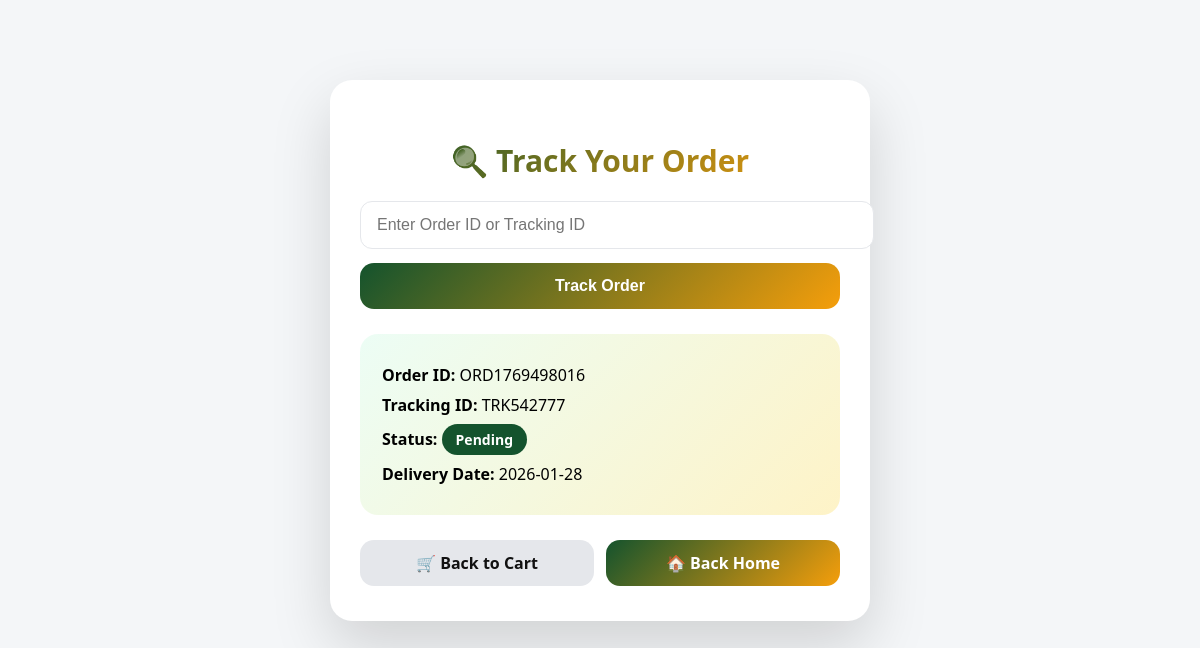
The app's page /zenbaba/track_order.php?code=ORD1769498016 with its own data.
### tables this page shows
CREATE TABLE `orders` (
  `id` int(11) NOT NULL,
  `order_id` varchar(50) DEFAULT NULL,
  `tracking_id` varchar(50) DEFAULT NULL,
  `total_amount` decimal(10,2) NOT NULL,
  `user_id` int(11) DEFAULT NULL,
  `payment_method` varchar(20) DEFAULT NULL,
  `delivery_date` date DEFAULT NULL,
  `status` varchar(20) DEFAULT NULL,
  `created_at` timestamp NOT NULL DEFAULT current_timestamp(),
  `email` varchar(100) DEFAULT NULL,
  `phone` varchar(20) DEFAULT NULL,
  `address` varchar(255) NOT NULL
);

### zenbaba/track_order.php (the view, shortened to what this page needs)
<?php
require_once "includes/config.php";
$order = null;
if (isset($_GET['code'])) {
    $code = trim($_GET['code']);
    $stmt = $conn->prepare("
        SELECT order_id, tracking_id, status, delivery_date
        FROM orders
        WHERE order_id = ? OR tracking_id = ?
        LIMIT 1
    ");
    $stmt->bind_param("ss", $code, $code);
    $stmt->execute();
    $result = $stmt->get_result();
    if ($result->num_rows > 0) {
        $order = $result->fetch_assoc();
    } else {
        $error = "Order not found";
    }
}
?>
<!DOCTYPE html>
<html lang="en">
<head>
</head>
<body>
<div class="track-card">
    <h2>🔍 Track Your Order</h2>
    <form method="get" class="track-form">
        <input type="text" name="code" placeholder="Enter Order ID or Tracking ID" required>
        <button type="submit">Track Order</button>
    </form>
    <?php if ($order): ?>
        <div class="status-box">
            <p><strong>Order ID:</strong> <?= htmlspecialchars($order['order_id']) ?></p>
            <p><strong>Tracking ID:</strong> <?= htmlspecialchars($order['tracking_id']) ?></p>
            <p>
                <strong>Status:</strong>
                <span class="status-badge"><?= htmlspecialchars($order['status']) ?></span>
            </p>
            <p><strong>Delivery Date:</strong> <?= htmlspecialchars($order['delivery_date']) ?></p>
        </div>
        <div class="order-actions">
            <a href="cart.php" class="btn-cart">🛒 Back to Cart</a>
            <a href="index.php" class="btn-home">🏠 Back Home</a>
        </div>
    <?php endif; ?>
</div>
</body>
</html>

### zenbaba/track_order.php (style rules this page uses)
:root { --green:#14532d; --green-dark:#064e3b; --orange:#f59e0b; --bg:#f4f6f8; }
body { margin:0; font-family:'Segoe UI',system-ui,-apple-system,sans-serif; background:var(--bg); }
.track-card { max-width:480px; margin:80px auto; background:#fff; padding:35px 30px; border-radius:22px; box-shadow:0 25px 60px rgba(0,0,0,.15); text-align:center; }
.track-card h2 { font-size:30px; margin-bottom:20px; background:linear-gradient(135deg,var(--green),var(--orange)); -webkit-background-clip:text; -webkit-text-fill-color:transparent; }
.track-form input { width:100%; padding:14px 16px; border-radius:12px; border:1px solid #e5e7eb; font-size:16px; outline:none; transition:.25s; }
.track-form button { margin-top:14px; width:100%; padding:14px; border:none; border-radius:14px; background:linear-gradient(135deg,var(--green),var(--orange)); color:#fff; font-size:16px; font-weight:600; cursor:pointer; transition:.3s; }
.status-box { margin-top:25px; background:linear-gradient(135deg,#ecfdf5,#fef3c7); border-radius:18px; padding:22px; text-align:left; }
.status-box p { margin:8px 0; font-size:16px; }
.status-badge { display:inline-block; padding:6px 14px; border-radius:999px; background:var(--green); color:#fff; font-size:14px; font-weight:600; }
.order-actions { margin-top:25px; display:flex; gap:12px; }
.order-actions a { flex:1; padding:12px; border-radius:14px; text-decoration:none; font-weight:600; transition:.3s; text-align:center; }
.btn-home { background:linear-gradient(135deg,var(--green),var(--orange)); color:#fff; }
.btn-cart { background:#e5e7eb; color:#111; }

### records on screen
orders: order "ORD1769498016", tracking "TRK542777", status "Pending", delivery_date "2026-01-28"
